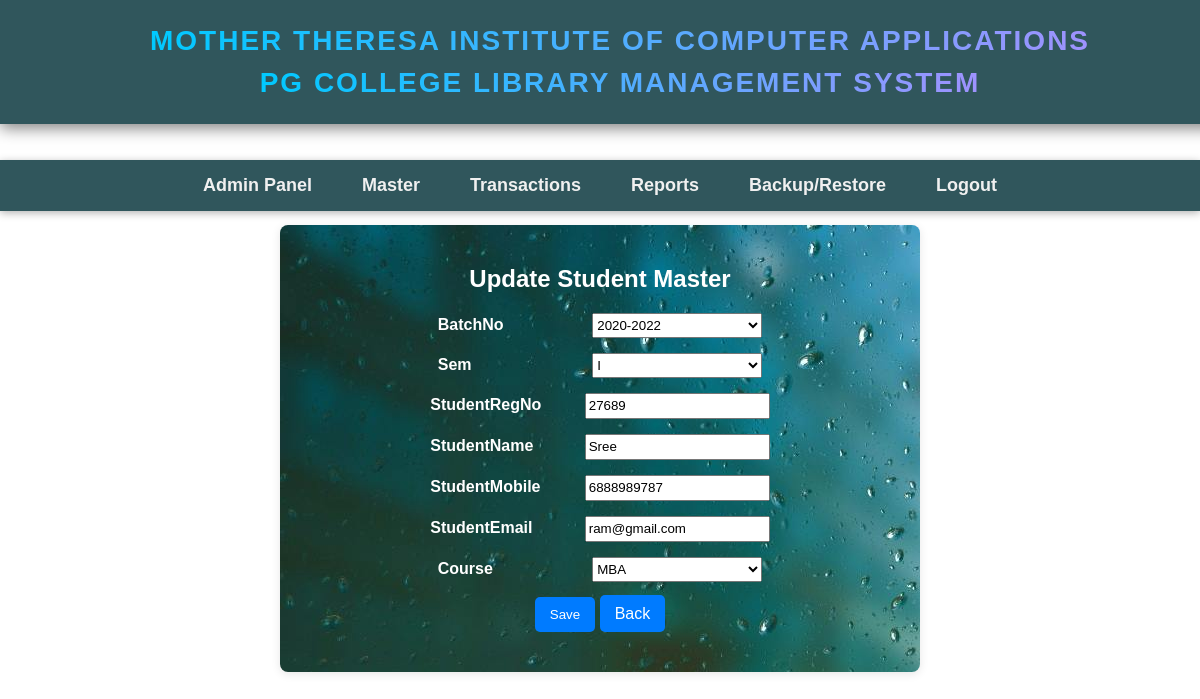
The app's page /students/2/edit/ with its own data.
### app1/models.py (models this page shows, shortened)
class StudentMaster(models.Model):
    batchNo = models.ForeignKey('BatchMaster', on_delete=models.CASCADE, related_name='students')
    sem = models.ForeignKey('SemesterMaster', on_delete=models.CASCADE, related_name='students')
    studentRegNo = models.CharField(max_length=10, validators=[integer_validator])
    studentName = models.CharField(max_length=50, validators=[alpha_validator])
    studentMobile = models.CharField(max_length=10, validators=[integer_validator])
    studentEmail = models.EmailField(max_length=55, unique=True)
    course = models.CharField(max_length=50, choices=COURSE_CHOICES, default=" ")
    class Meta:
        unique_together = ('batchNo', 'sem', 'studentRegNo', 'studentName')

### app1/views.py (the view)
# urls.py: path('students/<int:pk>/edit/', views.student_update, name='student_update'),
def student_update(request, pk):
    student = get_object_or_404(StudentMaster, pk=pk)
    if request.method == "POST":
        form = StudentMasterForm(request.POST, instance=student)
        if form.is_valid():
            form.save()
            messages.success(request, "Student updated successfully!")
            return redirect('student_list')
        else:
            messages.error(request, "Please correct the errors below.")
    else:
        form = StudentMasterForm(instance=student)
    return render(request, 'student_form.html', {'form': form})

### app1/forms.py (shortened to what this page needs)
class StudentMasterForm(forms.ModelForm):
    class Meta:
        model = StudentMaster
        fields = ['batchNo', 'sem', 'studentRegNo', 'studentName', 'studentMobile', 'studentEmail',  'course']#'studentCaste',

### app1/models.py (called while the page is built)
    def __str__(self):
        return f'{self.batchId}'

    def __str__(self):
        return f'{self.semester}'

### app1/templates/student_form.html (shortened to what this page needs)
{% extends "home.html" %}
{% load static %}
{% block content %}
<br>
<br>
<div style="text-align: center;background-image:url('{% static "img/water.jpg" %}'); padding: 20px; border-radius: 8px; box-shadow: 0 2px 10px rgba(0, 0, 0, 0.1); margin: auto; max-width: 600px;">
    <h2 style="margin-bottom: 20px; color:white;">
        {% if form.instance.pk %}
            Update Student Master
        {% else %}
            Create Student Master
        {% endif %}
    </h2>
    <form method="POST" style="margin: 20px 0;">
        <div style="display: flex; flex-direction: column; align-items: center;">
            {% for field in form %}
            <div style="margin-bottom: 15px; width: 100%;" id="div2">
                <label style="text-align: left; font-weight: bold;">{{ field.label }}</label>
                {{ field }}
            </div>
            {% endfor %}
        </div>
        <button type="submit" style="padding: 10px 15px; background-color: #007bff; color: white; border-radius: 5px; border: none; cursor: pointer;">Save</button>
        <a href="{% url 'student_list' %}" style="padding: 10px 15px; background-color: #007bff; color: white; border-radius: 5px; text-decoration: none;">Back</a>
    </form>
</div>
{% endblock %}

### records on screen
StudentMaster: form "2020-2022" "I" "27689" "Sree" "6888989787" "ram@gmail.com" "MBA"

### other values on screen
{{ field.label }} "BatchNo" "Sem" "StudentRegNo" "StudentName" "StudentMobile" "StudentEmail" "Course"
